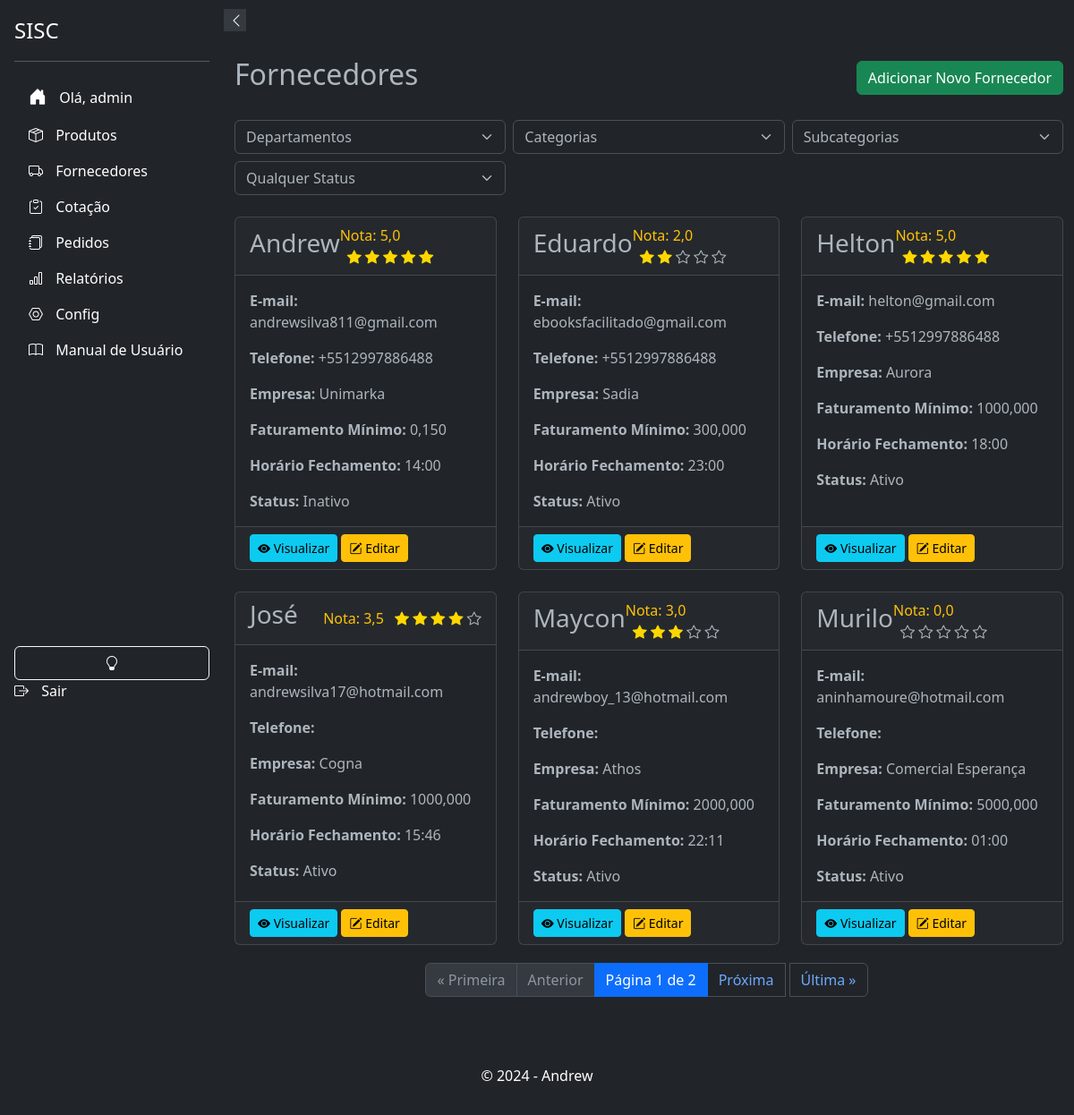
Page /suppliers/ (signed in) on the committed database.
### suppliers/models.py (models this page shows, shortened)
class Supplier(models.Model):
    user = models.ForeignKey(settings.AUTH_USER_MODEL, on_delete=models.CASCADE, blank=True, null=True)
    name = models.CharField(max_length=255)
    email = models.EmailField(unique=True)
    phone_regex = RegexValidator(regex=r'^\+?\d{10,15}$', message="Número de telefone no formato: '+999999999'. Até 15 dígitos.", )
    phone = models.CharField(validators=[phone_regex], max_length=17, blank=True)
    company = models.CharField(max_length=255, null=True, blank=True)
    cnpj = models.CharField(max_length=18, unique=True, validators=[validate_cnpj], null=True, blank=True)
    active = models.BooleanField(default=True, verbose_name="Ativo")
    address_line_1 = models.CharField("Endereço", max_length=255, null=True, blank=True)
    address_line_2 = models.CharField("Complemento", max_length=255, null=True, blank=True)
    city = models.CharField("Cidade", max_length=100, null=True, blank=True)
    state = models.CharField("Estado", max_length=50, null=True, blank=True)
    zip_code = models.CharField("CEP", max_length=10, null=True, blank=True)
    minimum_order_value = models.DecimalField("Valor Mínimo para Pedido", max_digits=10, decimal_places=3, validators=[MinValueValidator(0)], null=True, blank=True)
    order_response_deadline = models.TimeField("Prazo de Resposta para Pedidos", null=True, blank=True)
    departments = models.ManyToManyField('products.Departamento', related_name='suppliers', blank=True)
    categories = models.ManyToManyField(Category, blank=True, verbose_name="Categorias")
    subcategories = models.ManyToManyField(Subcategory, blank=True, verbose_name="Subcategorias")
    brands = models.ManyToManyField(Brand,  blank=True, verbose_name="Marcas")
    created_at = models.DateTimeField(auto_now_add=False, default=datetime.datetime.now, null=True, blank=True)
    updated_at = models.DateTimeField(auto_now=True, verbose_name="Atualizado em")
    deleted = models.BooleanField(default=False)
    holiday_cover_name = models.CharField("Nome do Fornecedor de Férias", max_length=255, null=True, blank=True)
    holiday_cover_email = models.EmailField("Email do Fornecedor de Férias", null=True, blank=True)
    holiday_cover_phone = models.CharField("Telefone do Fornecedor de Férias", validators=[phone_regex], max_length=17, blank=True, null=True)
    observation = models.TextField("Observação", null=True, blank=True)
    delivery_days = models.CharField("Dias de Entrega", max_length=100, blank=True, null=True)
    quality_rating = models.IntegerField(default=0, blank=True, null=True)
    delivery_time_rating = models.IntegerField(default=0, blank=True, null=True)
    price_rating = models.IntegerField(default=0, blank=True, null=True)
    reliability_rating = models.IntegerField(default=0, blank=True, null=True)
    flexibility_rating = models.IntegerField(default=0, blank=True, null=True)
    partnership_rating = models.IntegerField(default=0, blank=True, null=True)
    comments = models.TextField("Comentários", max_length=100, blank=True, null=True)
    billing_deadline_choices = [
        ('1-2', '1 a 2 dias úteis'),
        ('3-5', '3 a 5 dias úteis'),
        ('6-10', '6 a 10 dias úteis'),
        ('11-15', '11 a 15 dias úteis'),
        ('15+', 'Mais de 15 dias úteis'),
        ('negotiable', 'A combinar')
    ]
    billing_deadline = models.CharField(max_length=20, choices=billing_deadline_choices, default='1-2', verbose_name="Prazo de Faturamento")
    specific_billing_deadline = models.CharField(max_length=50, blank=True, null=True, verbose_name="Prazo Específico de Faturamento")
    class Meta:
        ordering = ['name']
    def average_rating(self):
        ratings = [self.quality_rating, self.delivery_time_rating, self.flexibility_rating, self.partnership_rating]
        ratings = [rating for rating in ratings if rating is not None]
        if ratings:
            return sum(ratings) / len(ratings)
        return None

### suppliers/views.py (the view)
# urls.py: path('', SupplierListView.as_view(), name='supplier_list'),
@method_decorator(login_required(login_url=''), name='dispatch')
class SupplierListView(ListView):  # View para listar fornecedores
    model = Supplier # Modelo a ser utilizado
    template_name = 'suppliers/supplier_list.html' # Template a ser utilizado
    context_object_name = 'suppliers' # Nome do objeto de contexto
    paginate_by = 6
    def get_queryset(self): # Método para filtrar os fornecedores
        queryset = super().get_queryset()
        department_id = self.request.GET.get('department')
        category_id = self.request.GET.get('category')
        subcategory_id = self.request.GET.get('subcategory')
        status = self.request.GET.get('status')
        if department_id: # Se department_id não estiver vazio
            queryset = queryset.filter(departments__id=department_id) # Filtra os fornecedores pelo departamento
        if category_id:
            queryset = queryset.filter(categories__id=category_id)
        if subcategory_id:
            queryset = queryset.filter(subcategories__id=subcategory_id)
        if status:
            queryset = queryset.filter(active=status == 'True')
        return queryset
    def get_context_data(self, **kwargs): # Adiciona os departamentos ao contexto
        context = super().get_context_data(**kwargs)
        context['suppliers'] = context['object_list']  # Adiciona 'suppliers' ao contexto
        context['departments'] = Departamento.objects.all()
        context['categories'] = Category.objects.all()
        context['subcategories'] = Subcategory.objects.all()
        context['form'] = SupplierFilterForm(self.request.GET or None)
        context['status_form'] = SupplierStatusFilterForm(self.request.GET or None)
        return context

### suppliers/forms.py
class SupplierStatusFilterForm(forms.Form): # Formulário para filtrar fornecedores por status
    STATUS_CHOICES = [
        ('', 'Todos'),
        (True, 'Ativo'),
        (False, 'Inativo'),
    ]
    status = forms.ChoiceField(choices=STATUS_CHOICES, required=False, label='Status', widget=forms.Select(attrs={'onchange': 'this.form.submit();'}))

### suppliers/templates/suppliers/supplier_list.html (shortened to what this page needs)
{% extends "base.html" %}
{% load static %}
{% load i18n %}
{% load tz %}
{% block content %}
<div class="container py-4">
    <div class="d-flex justify-content-between align-items-center mb-4">
        <h2>Fornecedores</h2>
        <a href="{% url 'suppliers:supplier_new' %}" class="btn btn-success">Adicionar Novo Fornecedor</a>
    </div>
    <form method="GET" action="{% url 'suppliers:supplier_list' %}" id="filterForm">
        <div class="row g-2">
            <div class="col-md-4">
                <select id="departmentSelect" class="form-select" name="department">
                    <option value="">Departamentos</option>
                </select>
            </div>
            <div class="col-md-4">
                <select id="categorySelect" class="form-select" name="category">
                    <option value="">Categorias</option>
                </select>
            </div>
            <div class="col-md-4">
                <select id="subcategorySelect" class="form-select" name="subcategory">
                    <option value="">Subcategorias</option>
                </select>
            </div>
            <div class="col-md-4">
                <select class="form-select" name="status" onchange="document.getElementById('filterForm').submit()">
                    <option value="">Qualquer Status</option>
                </select>
            </div>
        </div>
    </form>
    <br>
    <div class="row row-cols-1 row-cols-md-3 g-4">
        {% for supplier in suppliers %}
        <div class="col">
            <div class="card h-100 card-hover" onclick="location.href='{% url 'suppliers:supplier_detail' supplier.id %}'">
                <div class="card-header d-flex align-items-center justify-content-between">
                    <h3 class="card-title">{{ supplier.name }}</h3>
                    <div>
                        <span class="text-warning">Nota: {{ supplier.average_rating|floatformat:"1" }}</span>
                        <div class="rating ms-2 d-inline-block">
                            {% for i in "12345" %}
                                {% if forloop.counter <= supplier.average_rating|floatformat:"0"|add:"0" %}
                                    <i class="bi bi-star-fill"></i>
                                {% elif forloop.counter == supplier.average_rating|floatformat:"0"|add:"0"|add:"1" and supplier.average_rating|floatformat:"1"|slice:":1" == "5" %}
                                    <i class="bi bi-star-half"></i>
                                {% else %}
                                    <i class="bi bi-star"></i>
                                {% endif %}
                            {% endfor %}
                        </div>
                    </div>
                </div>
                <div class="card-body">
                    <p class="card-text"><strong>E-mail:</strong> {{ supplier.email }}</p>
                    <p class="card-text"><strong>Telefone:</strong> {{ supplier.phone }}</p>
                    <p class="card-text"><strong>Empresa:</strong> {{ supplier.company }}</p>
                    <p class="card-text"><strong>Faturamento Mínimo:</strong> {{ supplier.minimum_order_value }}</p>
                    <p class="card-text"><strong>Horário Fechamento:</strong> {{ supplier.order_response_deadline }}</p>
                    <p class="card-text"><strong>Status:</strong> {{ supplier.active|yesno:"Ativo,Inativo" }}</p>
                </div>
                <div class="card-footer">
                    <a href="{% url 'suppliers:supplier_detail' supplier.id %}" class="btn btn-info btn-sm">
                        <i class="bi bi-eye-fill"></i> Visualizar
                    </a>
                    <a href="{% url 'suppliers:supplier_update' supplier.id %}" class="btn btn-warning btn-sm">
                        <i class="bi bi-pencil-square"></i> Editar
                    </a>
                </div>
            </div>
        </div>
        {% empty %}
            <p>Nenhum fornecedor encontrado.</p>
        {% endfor %}
    </div>
<nav aria-label="Paginação de fornecedores">
    <ul class="pagination justify-content-center">
        {% if page_obj.has_previous %}
            <li class="page-item">
                <a class="page-link" href="?page=1" aria-label="Primeira">&laquo; Primeira</a>
            </li>
            <li class="page-item">
                <a class="page-link" href="?page={{ page_obj.previous_page_number }}" aria-label="Anterior">Anterior</a>
            </li>
        {% else %}
            <li class="page-item disabled">
                <span class="page-link">&laquo; Primeira</span>
            </li>
            <li class="page-item disabled">
                <span class="page-link">Anterior</span>
            </li>
        {% endif %}
        <li class="page-item active">
            <span class="page-link">
                Página {{ page_obj.number }} de {{ page_obj.paginator.num_pages }}
            </span>
        </li>
        {% if page_obj.has_next %}
            <li class="page-item">
                <a class="page-link" href="?page={{ page_obj.next_page_number }}" aria-label="Próxima">Próxima</a>
            </li>
            <li class="page-item">
                <a class="page-link" href="?page={{ page_obj.paginator.num_pages }}" aria-label="Última">Última &raquo;</a>
            </li>
        {% endif %}
    </ul>
</nav>
</div>
{% endblock %}

### app/templates/components/_sidebar.html (shortened to what this page needs)
<!DOCTYPE html>
<html>
<head>
    <link href="https://cdn.jsdelivr.net/npm/bootstrap@5.3.0-alpha3/dist/css/bootstrap.min.css" rel="stylesheet">
    <link rel="stylesheet" href="https://cdn.jsdelivr.net/npm/bootstrap-icons@1.10.5/font/bootstrap-icons.css">
</head>
<body>
    <div class="sidebar d-flex flex-column flex-shrink-0 p-3 text-white bg-dark" id="sidebar">
        <button class="sidebar-toggle" onclick="toggleSidebar()">
            <i id="sidebar-toggle-icon" class="bi bi-chevron-left"></i>
        </button>
        <a href="#" class="d-flex align-items-center mb-3 mb-md-0 me-md-auto text-white text-decoration-none">
            <span class="fs-4">SISC</span>
        </a>
        <hr>
        {% if user.is_authenticated %}
            <ul class="nav nav-pills flex-column mb-auto">
                <li class="nav-item">
                    <a href="{% url 'accounts:home' %}" class="nav-link text-white" aria-current="page">
                        <i class="bi bi-house-door-fill fs-5"></i>
                        <span>Olá, {{ user.username }}</span>
                    </a>
                </li>
                <li>
                    <a href="{% url 'products:products_list' %}" class="nav-link text-white">
                        <i class="bi bi-box-seam"></i>
                        <span>Produtos</span>
                    </a>
                </li>
                <li>
                    <a href="{% url 'suppliers:supplier_list' %}" class="nav-link text-white">
                        <i class="bi bi-truck "></i>
                        <span>Fornecedores</span>
                    </a>
                </li>
                <li>
                    <a href="{% url 'cotacao:cotacao_list' %}" class="nav-link text-white">
                        <i class="bi bi-clipboard-check"></i>
                        <span>Cotação</span>
                    </a>
                </li>
                <li>
                    <a href="{% url 'respostas:listar_pedidos' %}" class="nav-link text-white">
                        <i class="bi bi-journals"></i>
                        <span>Pedidos</span>
                    </a>
                </li>
                <li>
                    <a href="{% url 'relatorios:gerar_relatorios' %}" class="nav-link text-white">
                        <i class="bi bi-bar-chart"></i>
                        <span>Relatórios</span>
                    </a>
                </li>
                <li>
                    <a href="{% url 'admin:index' %}" class="nav-link text-white">
                        <i class="bi bi-nut"></i>
                        <span>Config</span>
                    </a>
                </li>
                <li>
                    <a href="{% url 'relatorios:manual_usuario' %}" class="nav-link text-white">
                        <i class="bi bi-book"></i>
                        <span>Manual de Usuário</span>
                    </a>
                </li>
            <br>
            </ul>
            <button class="btn btn-outline-light" onclick="toggleTheme()">
                <i id="theme-toggle-icon" class="bi bi-lightbulb-fill"></i>
            </button>
            <a href="{% url 'accounts:logout' %}" class="nav-link text-white">
                <i class="bi bi-box-arrow-right"></i>
                <span>Sair</span>
            </a>
        {% else %}
            <a href="{% url 'accounts:login' %}" class="nav-link text-white">
                <i class="bi bi-box-arrow-in-right"></i>
                <span>Login</span>
            </a>
        {% endif %}
    </div>
</body>
</html>

### app/templates/base.html (style rules this page uses)
body, html { height: 100%; margin: 0; display: flex; flex-direction: column; }

### app/templates/components/_sidebar.html (style rules this page uses)
.sidebar { width: 250px; height: 100vh; position: fixed; top: 0; left: 0; background-color: #343a40; transition: all 0.3s; z-index: 1000; }
.sidebar .nav-link { white-space: nowrap; overflow: hidden; text-overflow: ellipsis; }
.sidebar .nav-link i { margin-right: 10px; }
.sidebar-toggle { position: absolute; top: 10px; right: -25px; width: 25px; height: 25px; background-color: #343a40; border: none; color: white; cursor: pointer; z-index: 1100; }

### suppliers/templates/suppliers/supplier_list.html (style rules this page uses)
.bi-star-fill, .bi-star-half { color: gold; }
.pagination { display: flex; justify-content: center; padding: 20px 0; }
.pagination a { margin: 0 5px; }

### rows in the picture
Supplier: name "Andrew", average_rating "5,0", email "andrewsilva811@gmail.com", phone "+5512997886488", company "Unimarka", minimum_order_value "0,150", order_response_deadline "14:00", active "Inativo"
Supplier: name "Eduardo", average_rating "2,0", email "ebooksfacilitado@gmail.com", phone "+5512997886488", company "Sadia", minimum_order_value "300,000", order_response_deadline "23:00", active "Ativo"
Supplier: name "Helton", average_rating "5,0", email "helton@gmail.com", phone "+5512997886488", company "Aurora", minimum_order_value "1000,000", order_response_deadline "18:00", active "Ativo"
Supplier: name "José", average_rating "3,5", email "andrewsilva17@hotmail.com", company "Cogna", minimum_order_value "1000,000", order_response_deadline "15:46", active "Ativo"
Supplier: name "Maycon", average_rating "3,0", email "andrewboy_13@hotmail.com", company "Athos", minimum_order_value "2000,000", order_response_deadline "22:11", active "Ativo"
Supplier: name "Murilo", average_rating "0,0", email "aninhamoure@hotmail.com", company "Comercial Esperança", minimum_order_value "5000,000", order_response_deadline "01:00", active "Ativo"

### other values in the picture
{{ user.username }} "admin"
{{ page_obj.number }} "1"
{{ page_obj.paginator.num_pages }} "2"
